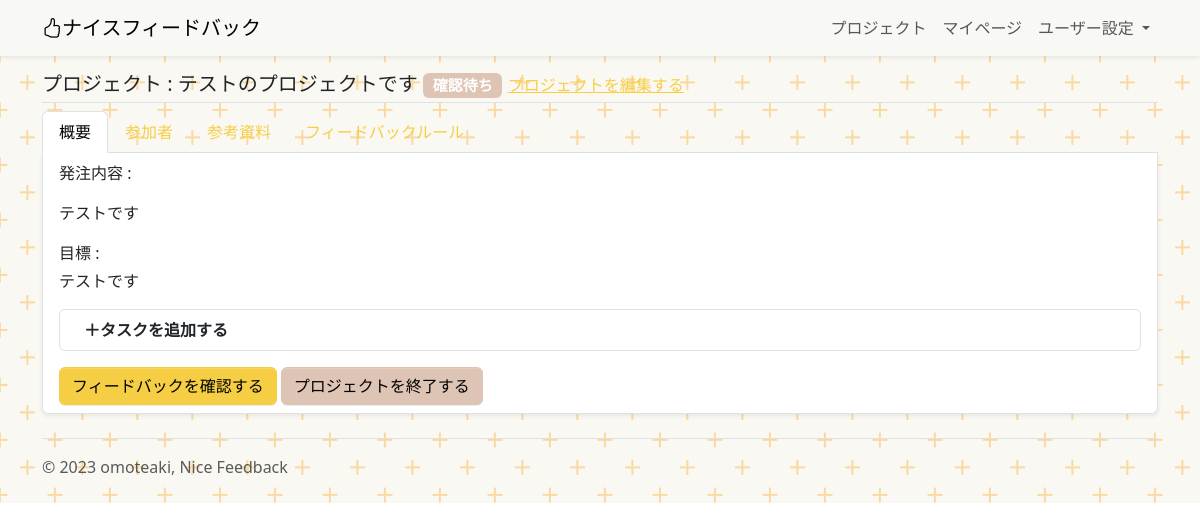
Screenshot of /project/52 (signed in) with the database file from the repository.
### project/models.py (models this page shows, shortened)
class Project(models.Model):
    title = models.CharField(
        verbose_name="プロジェクトのタイトル",
        max_length=30,
    )
    about = models.TextField(
        verbose_name="このプロジェクトについて"
    )
    purpose = models.TextField(
        verbose_name="このプロジェクトで実現したいこと",
        null=True
    )
    deadline_datetime = models.DateTimeField(
        verbose_name="締め切り日時",
    )
    reference_image1 = models.ImageField(
        verbose_name="参考画像1",
        upload_to="references",
        blank=True,
        null=True,
    )
    reference_image2 = models.ImageField(
        verbose_name="参考画像2",
        upload_to="references",
        blank=True,
        null=True,
    )
    reference_image3 = models.ImageField(
        verbose_name="参考画像3",
        upload_to="references",
        blank=True,
        null=True,
    )
    reference_movie1 = models.FileField(
        verbose_name="参考動画1",
        upload_to="references",
        blank=True,
        null=True,
    )
    reference_movie2 = models.FileField(
        verbose_name="参考動画2",
        upload_to="references",
        blank=True,
        null=True,
    )
    reference_movie3 = models.FileField(
        verbose_name="参考動画3",
        upload_to="references",
        blank=True,
        null=True,
    )
    reference_music1 = models.FileField(
        verbose_name="参考音源1",
        upload_to="references",
        blank=True,
        null=True,
    )
    reference_music2 = models.FileField(
        verbose_name="参考音源2",
        upload_to="references",
        blank=True,
        null=True,
    )
    reference_music3 = models.FileField(
        verbose_name="参考音源3",
        upload_to="references",
        blank=True,
        null=True,
    )
    reference_url1 = models.URLField(
        verbose_name="参考URL1",
        blank=True,
        null=True,
    )
    reference_url2 = models.URLField(
        verbose_name="参考URL2",
        blank=True,
        null=True,
    )
    reference_url3 = models.URLField(
        verbose_name="参考URL3",
        blank=True,
        null=True,
    )
    created_at = models.DateTimeField(
        verbose_name="プロジェクトを登録した日時",
        auto_now_add=True,
    )
    updated_at = models.DateTimeField(
        verbose_name="プロジェクトの詳細を更新した時間",
        auto_now=True,
    )
    orderer_user = models.ForeignKey(
        CustomUser,
        verbose_name="発注者",
        on_delete=models.PROTECT,
        related_name="orderer_user",
    )
    contractor_user = models.ForeignKey(
        CustomUser,
        verbose_name="受注者",
        on_delete=models.PROTECT,
        related_name="contractor_user",
    )
    orderer_users = models.ManyToManyField(
        CustomUser,
        verbose_name="発注者のサポーター",
        blank=True,
        related_name="orderer_users",
    )
    contractor_users = models.ManyToManyField(
        CustomUser,
        verbose_name="受注者のサポーター",
        blank=True,
        related_name="contractor_users",
    )
    created_user = models.ForeignKey(
        CustomUser,
        verbose_name="プロジェクトの作成者",
        on_delete=models.PROTECT,
        related_name="created_user"
    )
    is_done = models.BooleanField(
        default=False,
        help_text="プロジェクトが完了したらTrue"
    )
    is_accepted = models.BooleanField(
        default=False,
        help_text="プロジェクトを確認してもらえたらTrue"
    )
    feedback_rule = models.ForeignKey(
        UserDetail,
        verbose_name="受注した人が設定したフィードバックルール",
        on_delete=models.CASCADE,
        blank=True,
        null=True,
    )
    def markdown_to_html(self):
        md = markdown.Markdown(
            extensions=['extra', 'admonition', 'sane_lists', 'toc'])
        html = md.convert(self.about)
        return html

### project/views.py (the view)
# urls.py: path('project/<int:pk>', views.ProjectDetailView.as_view(), name="project_detail"),
class ProjectDetailView(DetailView):
    template_name = "project_detail.html"
    context_object_name = "project"
    model = Project
    def get_context_data(self, **kwargs):
        context = super().get_context_data(**kwargs)
        context["tasks"] = Task.objects.filter(project_id=self.kwargs["pk"]).annotate(count=Count("feedback"))
        context["feedbacks"] = Feedback.objects.filter(task_id__in=context["tasks"])
        context["todo_list"] = ToDo.objects.filter(project_id=self.kwargs["pk"])
        context["detail"] = UserDetail.objects.filter(user_id=self.object.contractor_user)
        if 'propose_message' in self.request.session:
            context["message"] = self.request.session['propose_message']
            del self.request.session['propose_message']
        return context

### project/templates/project_detail.html (shortened to what this page needs)
{% extends "base.html" %}
{% block contents %}
  {% if request.user != project.contractor_user and request.user != project.orderer_user %}
  <p>
    閲覧権がありません。<a href="{% url "project:index" %}">マイページへ戻る</a>
  </p>
  {% else %}
  <div class="container " id="featured-3">
  <h5 class="pb-1 border-bottom">プロジェクト : {{project.title}}
  {% if request.user == project.orderer_user %}
    {% if project.is_accepted == False %}
    <span class="badge bg-secondary">確認待ち</span>
    {% endif %}
      <a href="{% url "project:project_update" project.pk %}" class="fs-6">プロジェクトを編集する</a>
  {% endif %}
  </h5>
  <ul class="nav nav-tabs mb-0" id="myTab" role="tablist">
    <li class="nav-item" role="presentation">
      <button class="nav-link active" id="home-tab" data-bs-toggle="tab" data-bs-target="#home-tab-pane" type="button" role="tab" aria-controls="home-tab-pane" aria-selected="true">概要</button>
    </li>
    <li class="nav-item" role="presentation">
      <button class="nav-link" id="profile-tab" data-bs-toggle="tab" data-bs-target="#profile-tab-pane" type="button" role="tab" aria-controls="profile-tab-pane" aria-selected="false">参加者</button>
    </li>
    <li class="nav-item" role="presentation">
      <button class="nav-link" id="contact-tab" data-bs-toggle="tab" data-bs-target="#contact-tab-pane" type="button" role="tab" aria-controls="contact-tab-pane" aria-selected="false">参考資料</button>
    </li>
    <li class="nav-item" role="presentation">
      <button class="nav-link" id="disabled-tab" data-bs-toggle="tab" data-bs-target="#disabled-tab-pane" type="button" role="tab" aria-controls="disabled-tab-pane" aria-selected="false" >フィードバックルール</button>
    </li>
  </ul>
  <div class="tab-content bg-white py-2 px-3 border border-top-0 rounded-bottom shadow-sm" id="myTabContent">
    <div class="tab-pane fade show active" id="home-tab-pane" role="tabpanel" aria-labelledby="home-tab" tabindex="0">
      <div class="div">
        <p>発注内容 :
          {{project.markdown_to_html|safe|linebreaksbr}}
        </p>
        <p>目標 : <br>
          {{project.purpose|linebreaksbr}}
        </p>
      </div>
      <div class="list-group mb-3">
        {% if request.user == project.orderer_user %}
        <a href="{% url "project:add_task" project.pk %}" class="list-group-item d-flex justify-content-between align-items-start">
          <div class="ms-2 me-auto">
            <div class="fw-bold">＋タスクを追加する</div>
          </div>
        </a>
        {% endif %}
      </div>
      <button class="btn btn-primary" type="button" data-bs-toggle="offcanvas" data-bs-target="#offcanvasRight" aria-controls="offcanvasRight">フィードバックを確認する</button>
      {% if request.user == project.orderer_user %}
      <a class="btn btn-secondary" href="{% url "project:project_done" project.pk %}">プロジェクトを終了する</a>
      {% endif %}
    </div>
  </div>
  </div>
  {% endif %}
{% endblock %}

### static/css/style.css (style rules this page uses)
body { position: relative; }

### rows the page displays
Project: title "テストのプロジェクトです", markdown_to_html "テストです", purpose "テストです"
